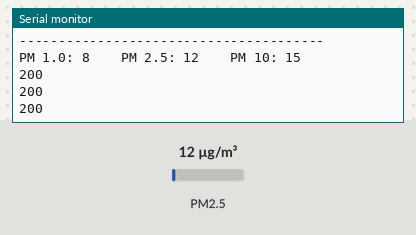
Bench run of a sketch on a simulated ESP8266 (NodeMCU). On the bench: the last lines printed to the serial monitor. The inputs (shaded band) are chosen by the test bench; at power-on: PM2.5 12 µg/m³. WiFi joins after 1.5 s; servers stay silent unless stated; uploads are accepted with an empty reply.

Above: at 3.7 s.
3.8 s: PM2.5 set to 6 µg/m³
At 8.28 s:
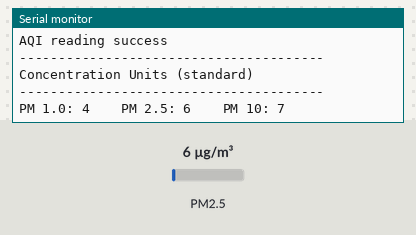
10.1 s: PM2.5 set to 75 µg/m³
At 13.89 s:
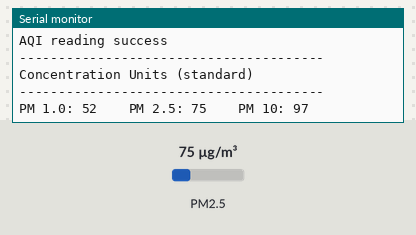
Timing chart, 0 to 15.4 s (numbered marks = the images above; inputs shaded):
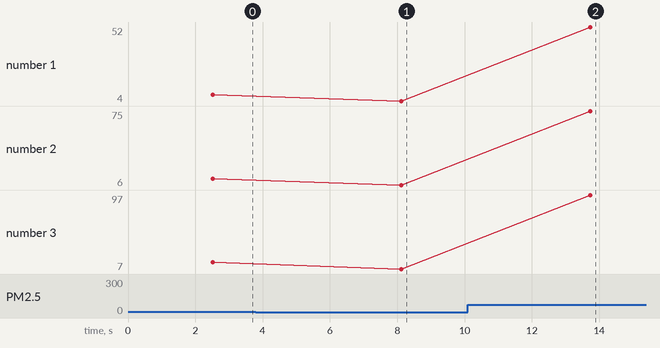

The sketch:

pm25_sketch.ino
```cpp
// script adapted from https://learn.adafruit.com/pm25-air-quality-sensor/arduino-code
// About Adafruit PM25 https://learn.adafruit.com/pm25-air-quality-sensor

#include "Adafruit_PM25AQI.h"
#include "conf.h"
#include <SoftwareSerial.h>
#include <ESP8266WiFi.h>
#include <ESP8266HTTPClient.h>

Adafruit_PM25AQI aqi = Adafruit_PM25AQI();
SoftwareSerial pmSerial(2, 3);

// const char* ssid = "633N40_2.4"; //replace with your own wifi ssid
// const char* password = "hashbrowns"; //replace with your own //wifi ssid password const char*

void setup() {
  Serial.begin(115200);
  while (!Serial) delay(10);

  Serial.println(); Serial.print("Connecting to ");
  Serial.println(WIFI_SSID);

  /* Explicitly set the ESP8266 to be a WiFi-client, otherwise, it by default, would try to act as both a client and an access-point
     and could cause network-issues with your other WiFi-devices on your WiFi-network.
  */
  WiFi.mode(WIFI_STA);
  WiFi.begin(WIFI_SSID, WIFI_PASS);

  while (WiFi.status() != WL_CONNECTED) {
    delay(500);
    Serial.print(".");
  }

  Serial.println("");
  Serial.println("WiFi connected");
  Serial.println("IP address: ");
  Serial.println(WiFi.localIP());


  Serial.println("Adafruit PMSA003I Air Quality Sensor");

  // Wait one second for sensor to boot up!
  delay(1000);

  // If using serial, initialize it and set baudrate before starting!
  // Uncomment one of the following
  //Serial1.begin(9600);
  pmSerial.begin(9600);

  // There are 3 options for connectivity!
  //if (! aqi.begin_I2C()) {      // connect to the sensor over I2C
  //if (! aqi.begin_UART(&Serial1)) { // connect to the sensor over hardware serial
  if (! aqi.begin_UART(&pmSerial)) { // connect to the sensor over software serial
    Serial.println("Could not find PM 2.5 sensor!");
    while (1) delay(10);
  }

  Serial.println("PM25 found!");
}

void loop() {
  PM25_AQI_Data data;

  if (! aqi.read(&data)) {
    Serial.println("Could not read from AQI");
    delay(500);  // try again in a bit!
    return;
  }

  Serial.println("AQI reading success");

  Serial.println();
  Serial.println(F("---------------------------------------"));
  Serial.println(F("Concentration Units (standard)"));
  Serial.println(F("---------------------------------------"));
  Serial.print(F("PM 1.0: ")); Serial.print(data.pm10_standard);
  Serial.print(F("\t\tPM 2.5: ")); Serial.print(data.pm25_standard);
  Serial.print(F("\t\tPM 10: ")); Serial.println(data.pm100_standard);

  // More granular readings:
  /*
    Serial.println(F("Concentration Units (environmental)"));
    Serial.println(F("---------------------------------------"));
    Serial.print(F("PM 1.0: ")); Serial.print(data.pm10_env);
    Serial.print(F("\t\tPM 2.5: ")); Serial.print(data.pm25_env);
    Serial.print(F("\t\tPM 10: ")); Serial.println(data.pm100_env);
    Serial.println(F("---------------------------------------"));
    Serial.print(F("Particles > 0.3um / 0.1L air:")); Serial.println(data.particles_03um);
    Serial.print(F("Particles > 0.5um / 0.1L air:")); Serial.println(data.particles_05um);
    Serial.print(F("Particles > 1.0um / 0.1L air:")); Serial.println(data.particles_10um);
    Serial.print(F("Particles > 2.5um / 0.1L air:")); Serial.println(data.particles_25um);
    Serial.print(F("Particles > 5.0um / 0.1L air:")); Serial.println(data.particles_50um);
    Serial.print(F("Particles > 10 um / 0.1L air:")); Serial.println(data.particles_100um);
    Serial.println(F("---------------------------------------"));
  */
  char pm10[100];
  char pm25[100];
  char pm100[100];

  sprintf(pm10, "[{\"name\":\"office\",\"type\":\"pm1\",\"units\":\"num\",\"value\":\"%u\"}]", data.pm10_standard);
  sprintf(pm25, "[{\"name\":\"office\",\"type\":\"pm2.5\",\"units\":\"num\",\"value\":\"%u\"}]", data.pm25_standard);
  sprintf(pm100, "[{\"name\":\"office\",\"type\":\"pm10\",\"units\":\"num\",\"value\":\"%u\"}]", data.pm100_standard);

  /* Connect to API via HTTP */

  HTTPClient http;

  /* Send PM1 */
  http.begin("http://pjwalker.net:8099/new");      //Specify request destination
  http.addHeader("Content-Type", "application/json");  //Specify content-type header

  int httpCode = http.POST(pm10);   //Send the request
  String payload = http.getString();                  //Get the response payload

  Serial.println(httpCode);   //Print HTTP return code
  Serial.println(payload);    //Print request response payload

  /* Send PM2.5 */
  http.begin("http://pjwalker.net:8099/new");      //Specify request destination
  http.addHeader("Content-Type", "application/json");  //Specify content-type header

  int httpCode2 = http.POST(pm25);   //Send the request
  String payload2 = http.getString();                  //Get the response payload

  Serial.println(httpCode2);   //Print HTTP return code
  Serial.println(payload2);    //Print request response payload

  http.end();

  /* Send PM10 */
  http.begin("http://pjwalker.net:8099/new");      //Specify request destination
  http.addHeader("Content-Type", "application/json");  //Specify content-type header

  int httpCode3 = http.POST(pm100);   //Send the request
  String payload3 = http.getString();                  //Get the response payload

  Serial.println(httpCode3);   //Print HTTP return code
  Serial.println(payload3);    //Print request response payload

  http.end();  //Close connection

  delay(5000);
}
```

sample.conf.h
```cpp
const char* WIFI_SSID="WIFI_NETWORK";
const char* WIFI_PASS="YOURPASSWORD";
```

Measured:
- after the input at 3.8 s, the serial monitor: prints a new line after 4.3 s (image 1)
- after the input at 10.1 s, the serial monitor: prints a new line after 3.6 s (image 2)
- plotted number 1: 8 → 4 after the input at 3.8 s, 4 → 52 after the input at 10.1 s
- plotted number 2: 12 → 6 after the input at 3.8 s, 6 → 75 after the input at 10.1 s
- plotted number 3: 15 → 7 after the input at 3.8 s, 7 → 97 after the input at 10.1 s
